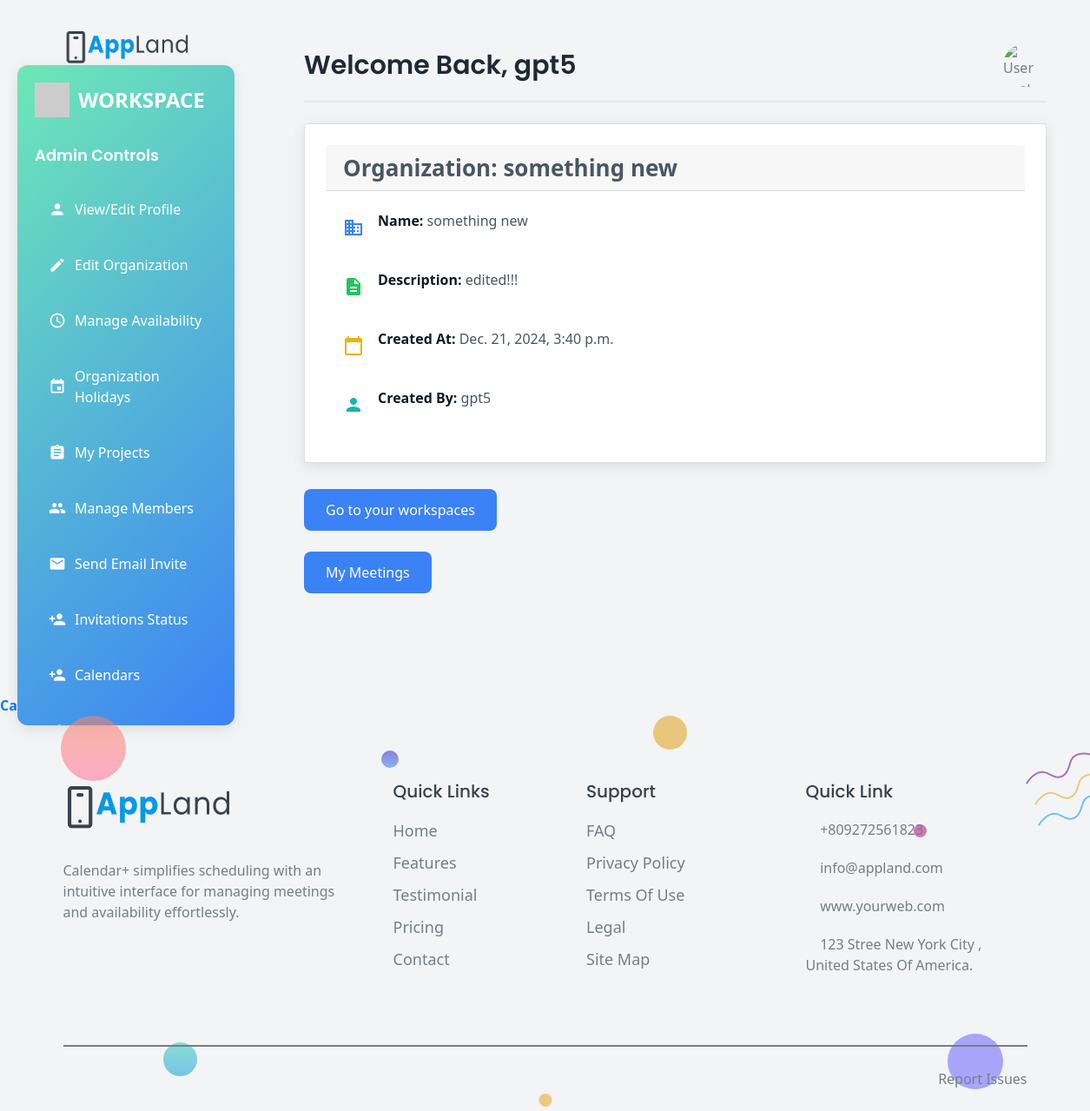
/calendar/org_detail/8/ (signed in), run on the app's committed database.
### accounts/models.py (models this page shows, shortened)
class Organization(models.Model):
    name = models.CharField(max_length=255)
    description = models.TextField(blank=True)
    created_at = models.DateTimeField(auto_now_add=True)
    updated_at = models.DateTimeField(auto_now=True)
    created_by = models.ForeignKey(User, on_delete=models.CASCADE, related_name='created_organizations')

### calendar_plus/views.py (the view)
# urls.py: path('org_detail/<int:org_id>/',OrgDetailView.as_view(),name='org_detail'),
class OrgDetailView(LoginRequiredMixin, View):
    template_name = 'calendar/org_detail.html'
    def get(self, request, org_id):
        organization = get_object_or_404(Organization, id=org_id)
        user_profiles = Profile.objects.filter(organization=organization, user=request.user)
        is_admin = user_profiles.filter(is_admin=True).exists()
        is_manager = user_profiles.filter(is_manager=True).exists()
        is_employee = user_profiles.filter(is_employee=True).exists()
        context = {
            'organization': organization,
            'user_profiles': user_profiles,
            'is_admin': is_admin,
            'is_manager': is_manager,
            'is_employee': is_employee,
        }
        return render(request, self.template_name, context)

### calendar_plus/templates/calendar/org_detail.html (shortened to what this page needs)
{% extends 'custom.html' %}
{% block content %}
<!DOCTYPE html>
<html lang="en">
<head>
    <script src="https://cdn.tailwindcss.com"></script>
</head>
<body class="bg-gray-100 font-sans">
    <div class="sidebar">
        <div class="sidebar-header">
            <img src="https://via.placeholder.com/40" alt="Logo">
            <span>Workspace</span>
        </div>
        {% if is_admin %}
            <h3 class="font-semibold text-lg text-white mb-6">Admin Controls</h3>
            <a href="{% url 'view_edit_profile' org_id=organization.id %}">
                <span class="material-icons">person</span> View/Edit Profile
            </a>
            <a href="{% url 'edit_organization' organization.id %}">
                <span class="material-icons">edit</span> Edit Organization
            </a>
            <a href="{% url 'organization_availability' organization.id %}">
                <span class="material-icons">schedule</span> Manage Availability
            </a>
            <a href="{% url 'organization_holidays' organization.id %}">
                <span class="material-icons">event</span> Organization Holidays
            </a>
            <a href="{% url 'project_list' organization.id %}">
                <span class="material-icons">assignment</span> My Projects
            </a>
            <a href="{% url 'members_action' organization_id=organization.id %}">
                <span class="material-icons">group</span> Manage Members
            </a>
            <a href="{% url 'send_email_invitation' organization_id=organization.id %}">
                <span class="material-icons">email</span> Send Email Invite
            </a>
            <a href="{% url 'invitation_status' organization.id %}">
                <span class="material-icons">person_add</span> Invitations Status
            </a>
            <a href="{% url 'organizations_members' organization.id %}">
                <span class="material-icons">person_add</span> Calendars
            </a>
            <a href="{% url 'user_meetings_calendar' organization.id %}">
                <span class="material-icons">person_add</span> My Calendar
            </a>
            {% endif %}
    </div>
    <div class="main-content">
        <div class="profile-header">
            <h2>Welcome Back, {{ request.user }}</h2>
            <img src="https://encrypted-tbn0.gstatic.com/images?q=tbn:ANd9GcRgzlAIaq9_fY1FwvEaetGEades903CrQ0syQ&s" alt="User Avatar">
        </div>
<div class="card">
    <div class="card-header text-blue-600 text-xl font-semibold">Organization: {{ organization.name }}</div>
    <div class="card-body space-y-6">
        <div class="flex items-center">
            <span class="material-icons text-blue-500 mr-3">business</span>
            <p class="text-lg"><strong>Name:</strong> {{ organization.name }}</p>
        </div>
        <div class="flex items-center">
            <span class="material-icons text-green-500 mr-3">description</span>
            <p class="text-lg"><strong>Description:</strong> {{ organization.description }}</p>
        </div>
        <div class="flex items-center">
            <span class="material-icons text-yellow-500 mr-3">calendar_today</span>
            <p class="text-lg"><strong>Created At:</strong> {{ organization.created_at }}</p>
        </div>
        <div class="flex items-center">
            <span class="material-icons text-teal-500 mr-3">person</span>
            <p class="text-lg"><strong>Created By:</strong> {{ organization.created_by }}</p>
        </div>
    </div>
</div>
        <div class="action-links">
            <a href="{% url 'organization_list' %}">Go to your workspaces</a>
        </div>
        <br>
        <div class="action-links">
            <a href="{% url 'meeting_list' organization.id %}">My Meetings</a>
        </div>
    </div>
    <section>
        <a href="#">
            <strong>Calendar Pro Trial</strong>
        </a>
    </section>
</body>
</html>
{% endblock %}

### static/assets/css/style.css (style rules this page uses)
body { font-family: "Open Sans", sans-serif; font-weight: normal; font-style: normal; color: #747E88; overflow-x: hidden; }
* { margin: 0; padding: 0; -webkit-box-sizing: border-box; -moz-box-sizing: border-box; box-sizing: border-box; }
img { max-width: 100%; }
i, span, a { display: inline-block; }
audio, canvas, iframe, img, svg, video { vertical-align: middle; }
h1, h2, h3, h4, h5, h6 { font-family: "Poppins", sans-serif; font-weight: 700; color: #38424D; margin: 0px; }
h2 { font-size: 36px; }
h3 { font-size: 28px; }
p { font-size: 16px; font-weight: 400; line-height: 24px; color: #747E88; margin: 0px; }

### calendar_plus/templates/calendar/org_detail.html (style rules this page uses)
.sidebar { background: linear-gradient(135deg, #6EE7B7, #3B82F6); color: white; width: 250px; height: auto; position: fixed; top: 75px; left: 20px; padding: 20px; border-radius: 12px; box-shadow: 0 4px 16px rgba(0, 0, 0, 0.1); max-height: calc(100vh - 40px); overflow-y: auto; }
.sidebar a { display: flex; align-items: center; padding: 12px 16px; margin-bottom: 16px; color: white; text-decoration: none; border-radius: 8px; font-weight: 500; transition: background 0.3s ease, transform 0.3s ease; }
.sidebar a span { margin-right: 10px; font-size: 20px; }
.sidebar-header { font-size: 24px; font-weight: 700; margin-bottom: 30px; text-transform: uppercase; display: flex; align-items: center; }
.sidebar-header img { width: 40px; margin-right: 10px; }
.main-content { margin-left: 300px; padding: 50px; background-color: #F3F4F6; min-height: 100vh; border-radius: 16px; }
.card { background: white; border-radius: 12px; box-shadow: 0 4px 16px rgba(0, 0, 0, 0.1); padding: 24px; margin-bottom: 30px; transition: transform 0.3s ease, box-shadow 0.3s ease; }
.card-header { font-size: 26px; font-weight: 600; color: #4B5563; margin-bottom: 20px; border-bottom: 2px solid #F1F5F9; padding-bottom: 10px; }
.card-body p { font-size: 16px; color: #4B5563; line-height: 1.75; margin-bottom: 16px; }
.card-body strong { font-weight: 700; color: #111827; }
.card-body { padding-top: 10px; padding-bottom: 10px; }
.action-links a { display: inline-block; margin-right: 15px; padding: 12px 25px; background: #3B82F6; color: white; border-radius: 8px; font-size: 16px; font-weight: 500; text-decoration: none; transition: background 0.3s, transform 0.3s; }
.profile-header { display: flex; justify-content: space-between; align-items: center; border-bottom: 2px solid #E5E7EB; padding-bottom: 16px; margin-bottom: 24px; }
.profile-header h2 { font-size: 30px; font-weight: 600; color: #1F2937; }
.profile-header img { width: 50px; height: 50px; border-radius: 50%; }

### data on the page
Organization: name "something new", description "edited!!!", created_at "Dec. 21, 2024, 3:40 p.m.", created_by "gpt5"

### other printed values
{{ request.user }} "gpt5"
